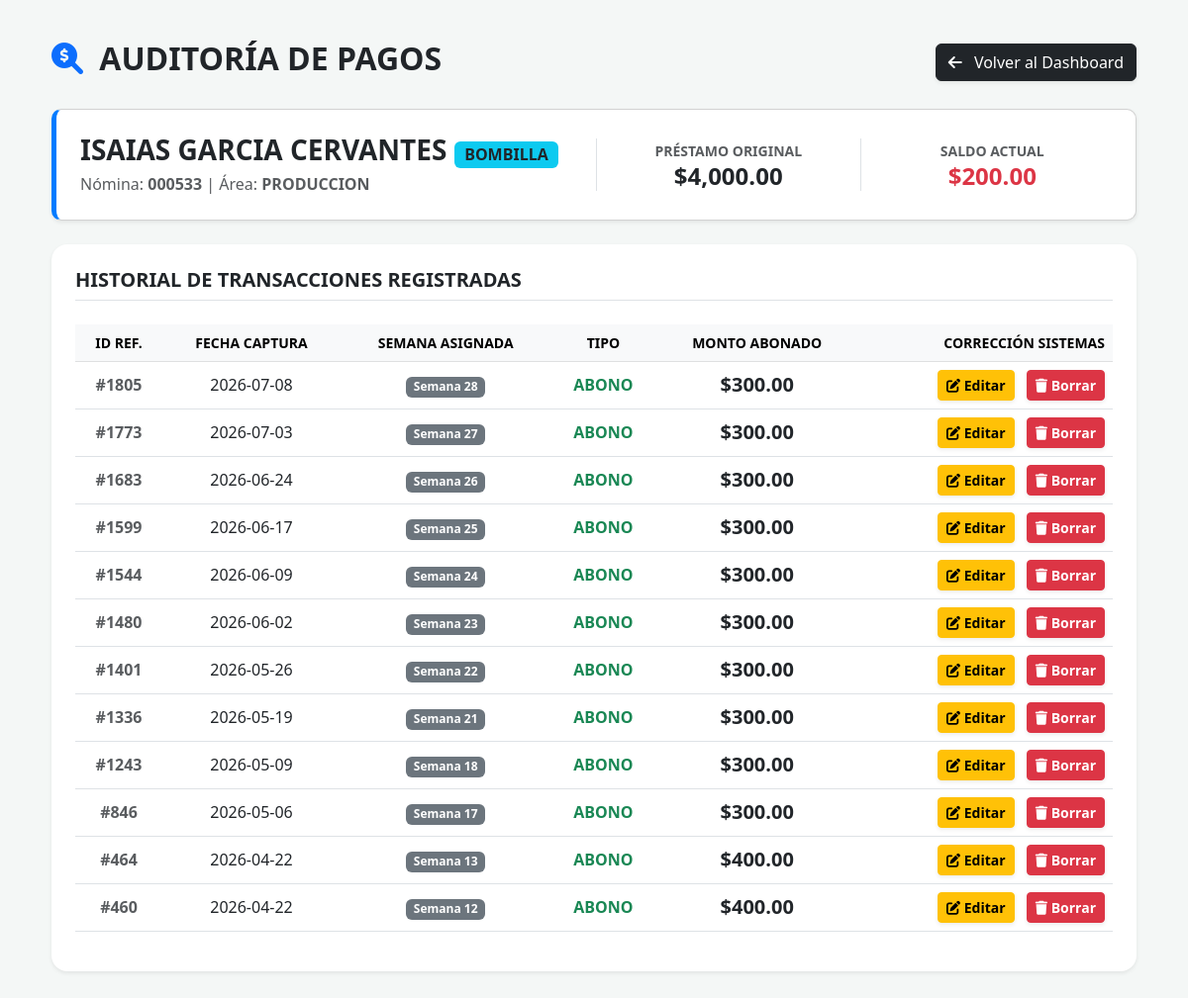
/auditar_abonos/103 (signed in), run on the app's committed database.
### tables this page shows
CREATE TABLE prestamos (
        id INTEGER PRIMARY KEY AUTOINCREMENT, nomina TEXT, empleado TEXT NOT NULL,
        area TEXT, monto_inicial REAL, saldo_pendiente REAL, fecha_otorgamiento TEXT, sucursal TEXT, semana_otorgada INTEGER, autoriza TEXT, motivo_adicional TEXT, id_empleado TEXT, fecha_ingreso TEXT, puesto TEXT);

CREATE TABLE movimientos (
        id INTEGER PRIMARY KEY AUTOINCREMENT, prestamo_id INTEGER, fecha TEXT, semana INTEGER, tipo TEXT, monto REAL,
        FOREIGN KEY(prestamo_id) REFERENCES prestamos(id));

### app.py (the view)
@app.route('/auditar_abonos/<int:prestamo_id>')
def auditar_abonos(prestamo_id):
    if 'user' not in session:
        return redirect('/login')
    conn = sqlite3.connect(DB_NAME, timeout=10.0)
    conn.row_factory = sqlite3.Row
    emp = conn.execute('SELECT * FROM prestamos WHERE id = ?', (prestamo_id,)).fetchone()
    if not es_admin() and emp['sucursal'] != session['sucursal']:
        conn.close()
        flash("Acceso denegado.", "danger")
        return redirect('/')
    movs = conn.execute('SELECT * FROM movimientos WHERE prestamo_id = ? ORDER BY semana DESC, id DESC', (prestamo_id,)).fetchall()
    conn.close()
    return render_template('editar_abonos.html', emp=emp, movimientos=movs, admin=es_admin())

### app.py (called while the page is built, shortened)
def es_admin():
    return session.get('rol') == 'ADMIN'

@app.before_request
def verificar_sesion_activa():
    if request.path.startswith('/static/') or request.path == '/login':
        return None
    if 'user' in session:
        user = session['user']
        token_actual = session.get('session_token')
        if user not in sesiones_activas:
            session.clear()
            flash("Tu sesión ha sido cerrada remotamente por el administrador.", "danger")
            return redirect('/login')
        token_valido = sesiones_activas[user].get('token')
        if token_valido != token_actual and user != 'SISTEMAS':
            session.clear()
            flash("Tu sesión ha sido cerrada remotamente por el administrador.", "danger")
            return redirect('/login')
        else:
            sesiones_activas[user]['ultima_actividad'] = datetime.now().strftime('%Y-%m-%d %H:%M:%S')

@app.before_request
def forzar_arqueo_semanal():
    rutas_permitidas = ['/login', '/logout', '/guardar_arqueo']
    if request.path in rutas_permitidas or request.path.startswith('/static/'):
        return None
    if 'user' not in session:
        return None
    sucursal = session.get('sucursal')
    if not sucursal or sucursal == 'TODAS':
        return None

### templates/editar_abonos.html (shortened to what this page needs)
<!DOCTYPE html>
<html lang="es">
<head>
    <link href="https://cdn.jsdelivr.net/npm/bootstrap@5.3.0/dist/css/bootstrap.min.css" rel="stylesheet">
    <link rel="stylesheet" href="https://cdnjs.cloudflare.com/ajax/libs/font-awesome/6.0.0/css/all.min.css">
</head>
<body>
<div class="container">
    <div class="d-flex justify-content-between align-items-center mb-4">
        <h2 class="fw-bold text-dark text-uppercase"><i class="fas fa-search-dollar me-2 text-primary"></i> Auditoría de Pagos</h2>
        <a href="/" class="btn btn-dark shadow-sm"><i class="fas fa-arrow-left me-2"></i> Volver al Dashboard</a>
    </div>
    <div class="card p-4 shadow-sm info-card bg-white mb-4">
        <div class="row align-items-center">
            <div class="col-md-6">
                <h3 class="fw-bold mb-1">{{ emp.empleado }} <span class="badge bg-info text-dark fs-6">{{ emp.sucursal }}</span></h3>
                <p class="text-muted mb-0">Nómina: <strong>{{ emp.nomina }}</strong> | Área: <strong>{{ emp.area }}</strong></p>
            </div>
            <div class="col-md-3 text-center border-start">
                <small class="text-muted fw-bold text-uppercase">Préstamo Original</small>
                <h4 class="fw-bold text-dark mb-0">${{ "{:,.2f}".format(emp.monto_inicial) }}</h4>
            </div>
            <div class="col-md-3 text-center border-start">
                <small class="text-muted fw-bold text-uppercase">Saldo Actual</small>
                <h4 class="fw-bold text-danger mb-0">${{ "{:,.2f}".format(emp.saldo_pendiente) }}</h4>
            </div>
        </div>
    </div>
    <div class="card shadow-sm border-0 rounded-4 p-4 bg-white">
        <h5 class="fw-bold mb-4 text-uppercase border-bottom pb-2">Historial de Transacciones Registradas</h5>
        <table class="table table-hover align-middle text-center">
            <thead class="table-light text-uppercase small">
                <tr>
                    <th>ID Ref.</th>
                    <th>Fecha Captura</th>
                    <th>Semana Asignada</th>
                    <th>Tipo</th>
                    <th>Monto Abonado</th>
                    {% if admin %}
                    <th class="text-end">Corrección SISTEMAS</th>
                    {% endif %}
                </tr>
            </thead>
            <tbody>
                {% for m in movimientos %}
                <tr>
                    <td class="text-muted fw-bold">#{{ m.id }}</td>
                    <td>{{ m.fecha }}</td>
                    <td><span class="badge bg-secondary">Semana {{ m.semana }}</span></td>
                    <td class="fw-bold text-success">{{ m.tipo }}</td>
                    <td class="fw-bold fs-5">${{ "{:,.2f}".format(m.monto) }}</td>
                    {% if admin %}
                    <td class="text-end">
                        <button class="btn btn-warning btn-sm fw-bold me-2 shadow-sm" data-bs-toggle="modal" data-bs-target="#modalEditarMov{{ m.id }}"><i class="fas fa-edit"></i> Editar</button>
                        <button class="btn btn-danger btn-sm fw-bold shadow-sm" data-bs-toggle="modal" data-bs-target="#modalBorrarMov{{ m.id }}"><i class="fas fa-trash"></i> Borrar</button>
                    </td>
                    {% endif %}
                </tr>
                {% else %}
                <tr><td colspan="6" class="text-muted py-4">Este empleado aún no tiene abonos registrados.</td></tr>
                {% endfor %}
            </tbody>
        </table>
    </div>
</div>
</body>
</html>

### templates/editar_abonos.html (style rules this page uses)
body { background: #f4f7f6; font-family: 'Segoe UI', sans-serif; padding: 40px; }
.info-card { border-left: 5px solid #007bff; border-radius: 10px; }

### data on the page
prestamos: empleado "ISAIAS GARCIA CERVANTES", sucursal "BOMBILLA", nomina "000533", area "PRODUCCION", monto_inicial "4,000.00", saldo_pendiente "200.00"
movimientos: id "1805", fecha "2026-07-08", semana "28", tipo "ABONO", monto "300.00"
movimientos: id "1773", fecha "2026-07-03", semana "27", tipo "ABONO", monto "300.00"
movimientos: id "1683", fecha "2026-06-24", semana "26", tipo "ABONO", monto "300.00"
movimientos: id "1599", fecha "2026-06-17", semana "25", tipo "ABONO", monto "300.00"
movimientos: id "1544", fecha "2026-06-09", semana "24", tipo "ABONO", monto "300.00"
movimientos: id "1480", fecha "2026-06-02", semana "23", tipo "ABONO", monto "300.00"
movimientos: id "1401", fecha "2026-05-26", semana "22", tipo "ABONO", monto "300.00"
movimientos: id "1336", fecha "2026-05-19", semana "21", tipo "ABONO", monto "300.00"
movimientos: id "1243", fecha "2026-05-09", semana "18", tipo "ABONO", monto "300.00"
movimientos: id "846", fecha "2026-05-06", semana "17", tipo "ABONO", monto "300.00"
movimientos: id "464", fecha "2026-04-22", semana "13", tipo "ABONO", monto "400.00"
movimientos: id "460", fecha "2026-04-22", semana "12", tipo "ABONO", monto "400.00"
